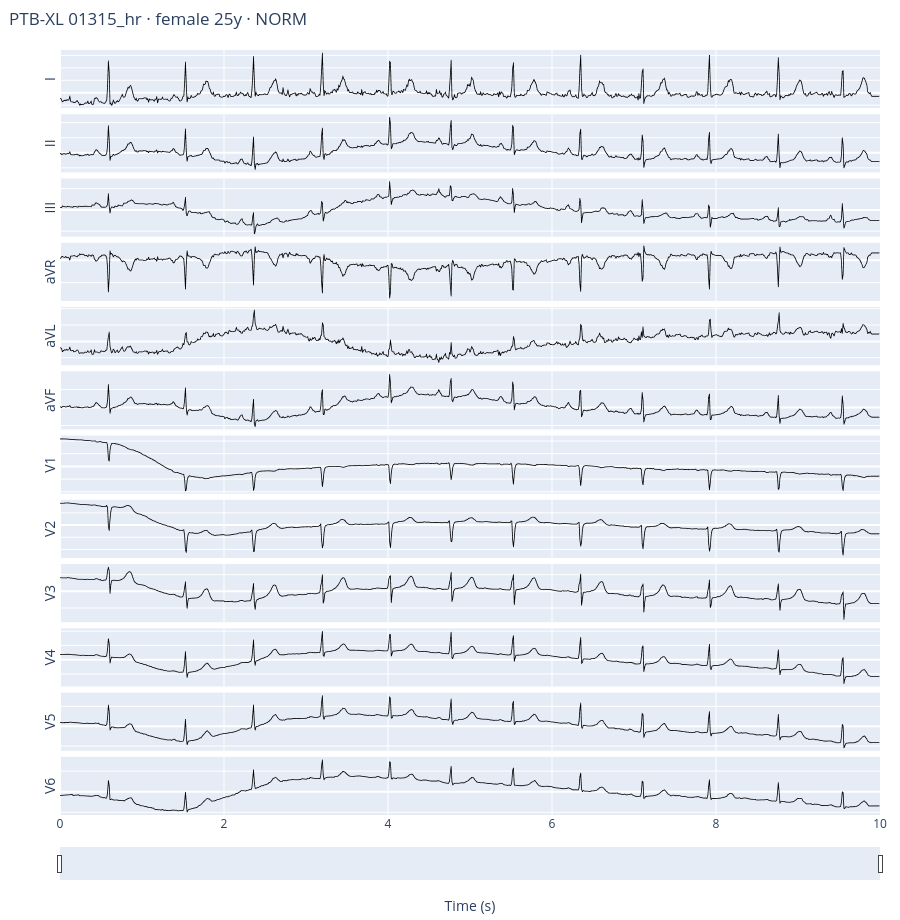
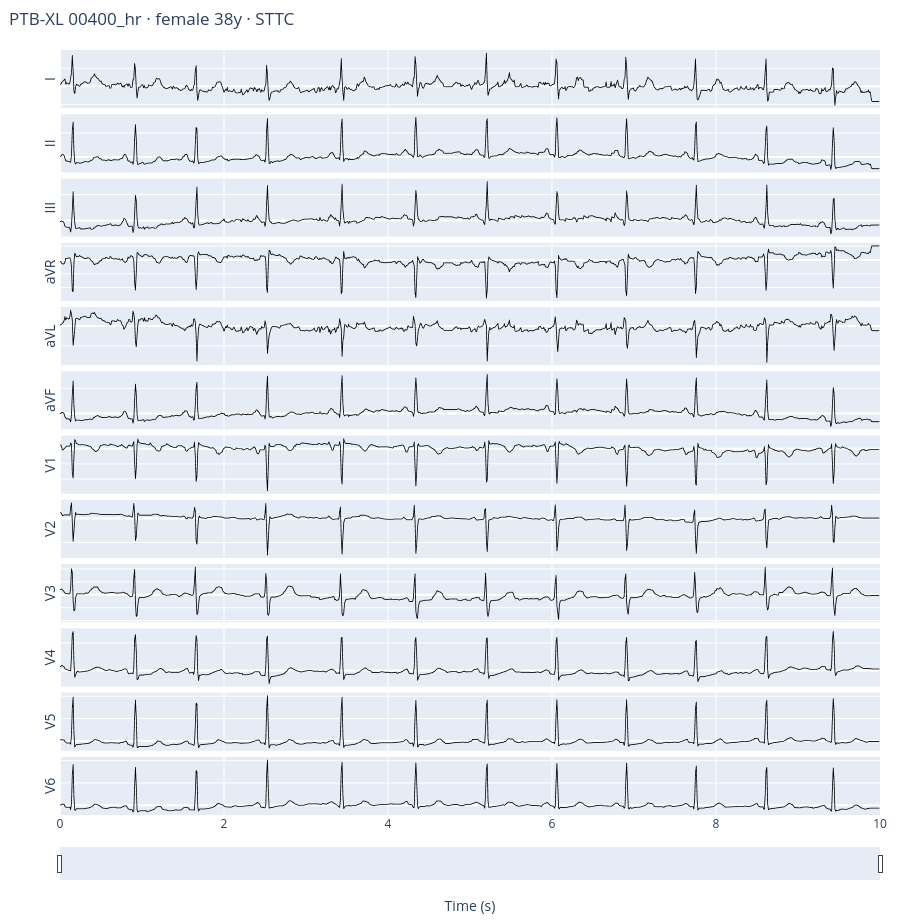

The notebook cell saved with these charts, in order:
### Code cell
index = C.load_index(PROC_DIR)
is_norm = index["is_norm"].astype(str).str.lower().isin(["true", "1"])
norm_ids = index.loc[is_norm, "record_id"]
abn_ids = index.loc[~is_norm, "record_id"]
if len(norm_ids):
    print(f"NORM example: {norm_ids.iloc[0]}")
    _ = C.plot_ptbxl_record(str(norm_ids.iloc[0]), PROC_DIR)
if len(abn_ids):
    print(f"abnormal example: {abn_ids.iloc[0]}")
    _ = C.plot_ptbxl_record(str(abn_ids.iloc[0]), PROC_DIR)

### Figure 1 — Plotly figure (JSON) as saved in the notebook; plotly's stock layout.template omitted (floating-point values rounded to 4 significant figures; data arrays with more than 128 entries replaced by an {"elided": "..."} marker saying what was removed)
{"data": [{"hovertemplate": "I: %{y:.3f} mV<extra></extra>", "line": {"color": "black", "width": 0.8}, "mode": "lines", "name": "I", "showlegend": false, "type": "scattergl", "x": {"elided": "1000 float values"}, "xaxis": "x", "y": {"elided": "1000 float values"}, "yaxis": "y"}, {"hovertemplate": "II: %{y:.3f} mV<extra></extra>", "line": {"color": "black", "width": 0.8}, "mode": "lines", "name": "II", "showlegend": false, "type": "scattergl", "x": {"elided": "1000 float values"}, "xaxis": "x2", "y": {"elided": "1000 float values"}, "yaxis": "y2"}, {"hovertemplate": "III: %{y:.3f} mV<extra></extra>", "line": {"color": "black", "width": 0.8}, "mode": "lines", "name": "III", "showlegend": false, "type": "scattergl", "x": {"elided": "1000 float values"}, "xaxis": "x3", "y": {"elided": "1000 float values"}, "yaxis": "y3"}, {"hovertemplate": "aVR: %{y:.3f} mV<extra></extra>", "line": {"color": "black", "width": 0.8}, "mode": "lines", "name": "aVR", "showlegend": false, "type": "scattergl", "x": {"elided": "1000 float values"}, "xaxis": "x4", "y": {"elided": "1000 float values"}, "yaxis": "y4"}, {"hovertemplate": "aVL: %{y:.3f} mV<extra></extra>", "line": {"color": "black", "width": 0.8}, "mode": "lines", "name": "aVL", "showlegend": false, "type": "scattergl", "x": {"elided": "1000 float values"}, "xaxis": "x5", "y": {"elided": "1000 float values"}, "yaxis": "y5"}, {"hovertemplate": "aVF: %{y:.3f} mV<extra></extra>", "line": {"color": "black", "width": 0.8}, "mode": "lines", "name": "aVF", "showlegend": false, "type": "scattergl", "x": {"elided": "1000 float values"}, "xaxis": "x6", "y": {"elided": "1000 float values"}, "yaxis": "y6"}, {"hovertemplate": "V1: %{y:.3f} mV<extra></extra>", "line": {"color": "black", "width": 0.8}, "mode": "lines", "name": "V1", "showlegend": false, "type": "scattergl", "x": {"elided": "1000 float values"}, "xaxis": "x7", "y": {"elided": "1000 float values"}, "yaxis": "y7"}, {"hovertemplate": "V2: %{y:.3f} mV<extra></extra>", "line": {"color": "black", "width": 0.8}, "mode": "lines", "name": "V2", "showlegend": false, "type": "scattergl", "x": {"elided": "1000 float values"}, "xaxis": "x8", "y": {"elided": "1000 float values"}, "yaxis": "y8"}, {"hovertemplate": "V3: %{y:.3f} mV<extra></extra>", "line": {"color": "black", "width": 0.8}, "mode": "lines", "name": "V3", "showlegend": false, "type": "scattergl", "x": {"elided": "1000 float values"}, "xaxis": "x9", "y": {"elided": "1000 float values"}, "yaxis": "y9"}, {"hovertemplate": "V4: %{y:.3f} mV<extra></extra>", "line": {"color": "black", "width": 0.8}, "mode": "lines", "name": "V4", "showlegend": false, "type": "scattergl", "x": {"elided": "1000 float values"}, "xaxis": "x10", "y": {"elided": "1000 float values"}, "yaxis": "y10"}, {"hovertemplate": "V5: %{y:.3f} mV<extra></extra>", "line": {"color": "black", "width": 0.8}, "mode": "lines", "name": "V5", "showlegend": false, "type": "scattergl", "x": {"elided": "1000 float values"}, "xaxis": "x11", "y": {"elided": "1000 float values"}, "yaxis": "y11"}, {"hovertemplate": "V6: %{y:.3f} mV<extra></extra>", "line": {"color": "black", "width": 0.8}, "mode": "lines", "name": "V6", "showlegend": false, "type": "scattergl", "x": {"elided": "1000 float values"}, "xaxis": "x12", "y": {"elided": "1000 float values"}, "yaxis": "y12"}], "layout": {"height": 920, "hovermode": "x unified", "margin": {"b": 40, "l": 60, "r": 20, "t": 50}, "title": {"text": "PTB-XL 01315_hr · female 25y · NORM", "x": 0.01, "xanchor": "left"}, "xaxis": {"anchor": "y", "domain": [0, 1], "matches": "x12", "showticklabels": false}, "xaxis10": {"anchor": "y10", "domain": [0, 1], "matches": "x12", "showticklabels": false}, "xaxis11": {"anchor": "y11", "domain": [0, 1], "matches": "x12", "showticklabels": false}, "xaxis12": {"anchor": "y12", "domain": [0, 1], "range": [0, 10], "rangeslider": {"thickness": 0.04, "visible": true}, "title": {"text": "Time (s)"}}, "xaxis2": {"anchor": "y2", "domain": [0, 1], "matches": "x12", "showticklabels": false}, "xaxis3": {"anchor": "y3", "domain": [0, 1], "matches": "x12", "showticklabels": false}, "xaxis4": {"anchor": "y4", "domain": [0, 1], "matches": "x12", "showticklabels": false}, "xaxis5": {"anchor": "y5", "domain": [0, 1], "matches": "x12", "showticklabels": false}, "xaxis6": {"anchor": "y6", "domain": [0, 1], "matches": "x12", "showticklabels": false}, "xaxis7": {"anchor": "y7", "domain": [0, 1], "matches": "x12", "showticklabels": false}, "xaxis8": {"anchor": "y8", "domain": [0, 1], "matches": "x12", "showticklabels": false}, "xaxis9": {"anchor": "y9", "domain": [0, 1], "matches": "x12", "showticklabels": false}, "yaxis": {"anchor": "x", "domain": [0.924, 1.0], "showticklabels": false, "ticks": "", "title": {"standoff": 0, "text": "I"}}, "yaxis10": {"anchor": "x10", "domain": [0.168, 0.244], "showticklabels": false, "ticks": "", "title": {"standoff": 0, "text": "V4"}}, "yaxis11": {"anchor": "x11", "domain": [0.084, 0.16], "showticklabels": false, "ticks": "", "title": {"standoff": 0, "text": "V5"}}, "yaxis12": {"anchor": "x12", "domain": [0, 0.076], "showticklabels": false, "ticks": "", "title": {"standoff": 0, "text": "V6"}}, "yaxis2": {"anchor": "x2", "domain": [0.84, 0.916], "showticklabels": false, "ticks": "", "title": {"standoff": 0, "text": "II"}}, "yaxis3": {"anchor": "x3", "domain": [0.756, 0.832], "showticklabels": false, "ticks": "", "title": {"standoff": 0, "text": "III"}}, "yaxis4": {"anchor": "x4", "domain": [0.672, 0.748], "showticklabels": false, "ticks": "", "title": {"standoff": 0, "text": "aVR"}}, "yaxis5": {"anchor": "x5", "domain": [0.588, 0.664], "showticklabels": false, "ticks": "", "title": {"standoff": 0, "text": "aVL"}}, "yaxis6": {"anchor": "x6", "domain": [0.504, 0.58], "showticklabels": false, "ticks": "", "title": {"standoff": 0, "text": "aVF"}}, "yaxis7": {"anchor": "x7", "domain": [0.42, 0.496], "showticklabels": false, "ticks": "", "title": {"standoff": 0, "text": "V1"}}, "yaxis8": {"anchor": "x8", "domain": [0.336, 0.412], "showticklabels": false, "ticks": "", "title": {"standoff": 0, "text": "V2"}}, "yaxis9": {"anchor": "x9", "domain": [0.252, 0.328], "showticklabels": false, "ticks": "", "title": {"standoff": 0, "text": "V3"}}}}

### Figure 2 — Plotly figure (JSON) as saved in the notebook; plotly's stock layout.template omitted (floating-point values rounded to 4 significant figures; data arrays with more than 128 entries replaced by an {"elided": "..."} marker saying what was removed)
{"data": [{"hovertemplate": "I: %{y:.3f} mV<extra></extra>", "line": {"color": "black", "width": 0.8}, "mode": "lines", "name": "I", "showlegend": false, "type": "scattergl", "x": {"elided": "1000 float values"}, "xaxis": "x", "y": {"elided": "1000 float values"}, "yaxis": "y"}, {"hovertemplate": "II: %{y:.3f} mV<extra></extra>", "line": {"color": "black", "width": 0.8}, "mode": "lines", "name": "II", "showlegend": false, "type": "scattergl", "x": {"elided": "1000 float values"}, "xaxis": "x2", "y": {"elided": "1000 float values"}, "yaxis": "y2"}, {"hovertemplate": "III: %{y:.3f} mV<extra></extra>", "line": {"color": "black", "width": 0.8}, "mode": "lines", "name": "III", "showlegend": false, "type": "scattergl", "x": {"elided": "1000 float values"}, "xaxis": "x3", "y": {"elided": "1000 float values"}, "yaxis": "y3"}, {"hovertemplate": "aVR: %{y:.3f} mV<extra></extra>", "line": {"color": "black", "width": 0.8}, "mode": "lines", "name": "aVR", "showlegend": false, "type": "scattergl", "x": {"elided": "1000 float values"}, "xaxis": "x4", "y": {"elided": "1000 float values"}, "yaxis": "y4"}, {"hovertemplate": "aVL: %{y:.3f} mV<extra></extra>", "line": {"color": "black", "width": 0.8}, "mode": "lines", "name": "aVL", "showlegend": false, "type": "scattergl", "x": {"elided": "1000 float values"}, "xaxis": "x5", "y": {"elided": "1000 float values"}, "yaxis": "y5"}, {"hovertemplate": "aVF: %{y:.3f} mV<extra></extra>", "line": {"color": "black", "width": 0.8}, "mode": "lines", "name": "aVF", "showlegend": false, "type": "scattergl", "x": {"elided": "1000 float values"}, "xaxis": "x6", "y": {"elided": "1000 float values"}, "yaxis": "y6"}, {"hovertemplate": "V1: %{y:.3f} mV<extra></extra>", "line": {"color": "black", "width": 0.8}, "mode": "lines", "name": "V1", "showlegend": false, "type": "scattergl", "x": {"elided": "1000 float values"}, "xaxis": "x7", "y": {"elided": "1000 float values"}, "yaxis": "y7"}, {"hovertemplate": "V2: %{y:.3f} mV<extra></extra>", "line": {"color": "black", "width": 0.8}, "mode": "lines", "name": "V2", "showlegend": false, "type": "scattergl", "x": {"elided": "1000 float values"}, "xaxis": "x8", "y": {"elided": "1000 float values"}, "yaxis": "y8"}, {"hovertemplate": "V3: %{y:.3f} mV<extra></extra>", "line": {"color": "black", "width": 0.8}, "mode": "lines", "name": "V3", "showlegend": false, "type": "scattergl", "x": {"elided": "1000 float values"}, "xaxis": "x9", "y": {"elided": "1000 float values"}, "yaxis": "y9"}, {"hovertemplate": "V4: %{y:.3f} mV<extra></extra>", "line": {"color": "black", "width": 0.8}, "mode": "lines", "name": "V4", "showlegend": false, "type": "scattergl", "x": {"elided": "1000 float values"}, "xaxis": "x10", "y": {"elided": "1000 float values"}, "yaxis": "y10"}, {"hovertemplate": "V5: %{y:.3f} mV<extra></extra>", "line": {"color": "black", "width": 0.8}, "mode": "lines", "name": "V5", "showlegend": false, "type": "scattergl", "x": {"elided": "1000 float values"}, "xaxis": "x11", "y": {"elided": "1000 float values"}, "yaxis": "y11"}, {"hovertemplate": "V6: %{y:.3f} mV<extra></extra>", "line": {"color": "black", "width": 0.8}, "mode": "lines", "name": "V6", "showlegend": false, "type": "scattergl", "x": {"elided": "1000 float values"}, "xaxis": "x12", "y": {"elided": "1000 float values"}, "yaxis": "y12"}], "layout": {"height": 920, "hovermode": "x unified", "margin": {"b": 40, "l": 60, "r": 20, "t": 50}, "title": {"text": "PTB-XL 00400_hr · female 38y · STTC", "x": 0.01, "xanchor": "left"}, "xaxis": {"anchor": "y", "domain": [0, 1], "matches": "x12", "showticklabels": false}, "xaxis10": {"anchor": "y10", "domain": [0, 1], "matches": "x12", "showticklabels": false}, "xaxis11": {"anchor": "y11", "domain": [0, 1], "matches": "x12", "showticklabels": false}, "xaxis12": {"anchor": "y12", "domain": [0, 1], "range": [0, 10], "rangeslider": {"thickness": 0.04, "visible": true}, "title": {"text": "Time (s)"}}, "xaxis2": {"anchor": "y2", "domain": [0, 1], "matches": "x12", "showticklabels": false}, "xaxis3": {"anchor": "y3", "domain": [0, 1], "matches": "x12", "showticklabels": false}, "xaxis4": {"anchor": "y4", "domain": [0, 1], "matches": "x12", "showticklabels": false}, "xaxis5": {"anchor": "y5", "domain": [0, 1], "matches": "x12", "showticklabels": false}, "xaxis6": {"anchor": "y6", "domain": [0, 1], "matches": "x12", "showticklabels": false}, "xaxis7": {"anchor": "y7", "domain": [0, 1], "matches": "x12", "showticklabels": false}, "xaxis8": {"anchor": "y8", "domain": [0, 1], "matches": "x12", "showticklabels": false}, "xaxis9": {"anchor": "y9", "domain": [0, 1], "matches": "x12", "showticklabels": false}, "yaxis": {"anchor": "x", "domain": [0.924, 1.0], "showticklabels": false, "ticks": "", "title": {"standoff": 0, "text": "I"}}, "yaxis10": {"anchor": "x10", "domain": [0.168, 0.244], "showticklabels": false, "ticks": "", "title": {"standoff": 0, "text": "V4"}}, "yaxis11": {"anchor": "x11", "domain": [0.084, 0.16], "showticklabels": false, "ticks": "", "title": {"standoff": 0, "text": "V5"}}, "yaxis12": {"anchor": "x12", "domain": [0, 0.076], "showticklabels": false, "ticks": "", "title": {"standoff": 0, "text": "V6"}}, "yaxis2": {"anchor": "x2", "domain": [0.84, 0.916], "showticklabels": false, "ticks": "", "title": {"standoff": 0, "text": "II"}}, "yaxis3": {"anchor": "x3", "domain": [0.756, 0.832], "showticklabels": false, "ticks": "", "title": {"standoff": 0, "text": "III"}}, "yaxis4": {"anchor": "x4", "domain": [0.672, 0.748], "showticklabels": false, "ticks": "", "title": {"standoff": 0, "text": "aVR"}}, "yaxis5": {"anchor": "x5", "domain": [0.588, 0.664], "showticklabels": false, "ticks": "", "title": {"standoff": 0, "text": "aVL"}}, "yaxis6": {"anchor": "x6", "domain": [0.504, 0.58], "showticklabels": false, "ticks": "", "title": {"standoff": 0, "text": "aVF"}}, "yaxis7": {"anchor": "x7", "domain": [0.42, 0.496], "showticklabels": false, "ticks": "", "title": {"standoff": 0, "text": "V1"}}, "yaxis8": {"anchor": "x8", "domain": [0.336, 0.412], "showticklabels": false, "ticks": "", "title": {"standoff": 0, "text": "V2"}}, "yaxis9": {"anchor": "x9", "domain": [0.252, 0.328], "showticklabels": false, "ticks": "", "title": {"standoff": 0, "text": "V3"}}}}
